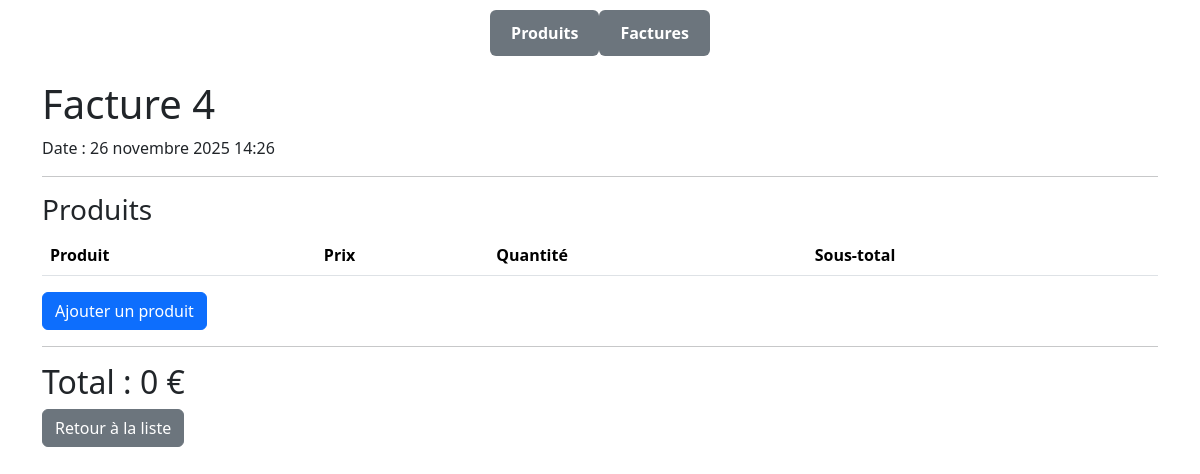
Screenshot of /invoices/4/ with the database file from the repository.
### apps/invoices/models.py (models this page shows, shortened)
class Invoice(models.Model):
    number = models.CharField(max_length=20, unique=True)
    created_at = models.DateTimeField(default=timezone.now)
    @property
    def total(self):
        return sum(item.subtotal for item in self.items.all())

### apps/invoices/views.py (the view)
# urls.py: path("<int:pk>/", views.InvoiceDetailView.as_view(), name="detail"),
class InvoiceDetailView(DetailView):
    model = Invoice
    template_name = "invoices/detail.html"

### templates/invoices/detail.html (shortened to what this page needs)
{% extends "base.html" %} {% block content %}
<h1>Facture {{ object.number }}</h1>
<p>Date : {{ object.created_at }}</p>
<hr />
<h3>Produits</h3>
<table class="table">
  <thead>
    <tr>
      <th>Produit</th>
      <th>Prix</th>
      <th>Quantité</th>
      <th>Sous-total</th>
    </tr>
  </thead>
</table>
<a href="{% url 'invoices:add_item' object.pk %}" class="btn btn-primary"
  >Ajouter un produit</a
>
<hr />
<h2>Total : {{ object.total }} €</h2>
<a href="{% url 'invoices:list' %}" class="btn btn-secondary">
    Retour à la liste
</a>
{% endblock %}

### rows the page displays
Invoice: number "4", created_at "26 novembre 2025 14:26", total "0"
